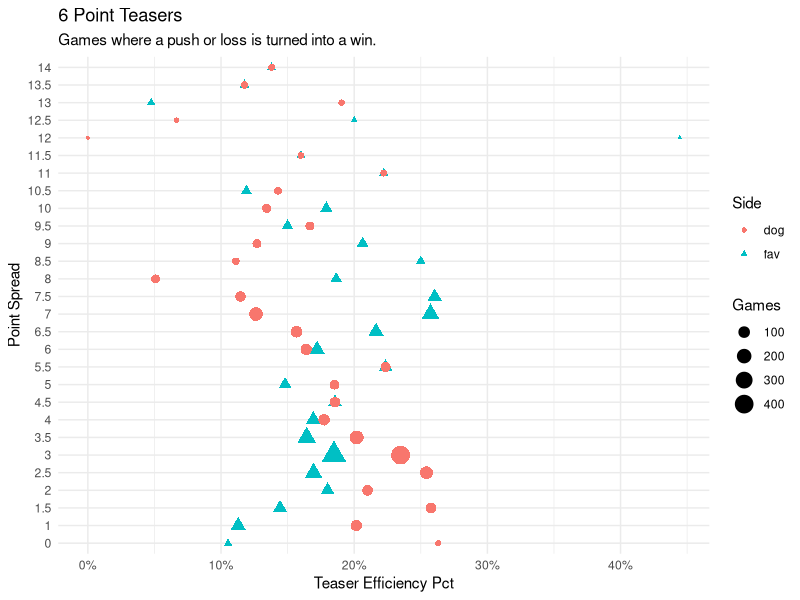

Recreate this plot in R.
library(tidyverse)
nfl_games <- read_csv('data/nfl-book.csv') %>% 
  select(seas, wk, h, v, ptsh, ptsv, sprv, ou)
nfl_games <- filter(nfl_games, seas >= 2008)

nfl <- nfl_games %>% 
  mutate(mov = ptsh - ptsv,
         home_fav = as.integer(sprv >= 0),
         road_fav = as.integer(sprv < 0),
         home_cover = as.integer(mov > sprv),
         road_cover = as.integer(mov < sprv),
         fav_cover = as.integer((home_fav + home_cover == 2) | (road_fav + road_cover == 2)),
         dog_cover = as.integer((home_fav + road_cover == 2) | (road_fav + home_cover == 2)),
         push = as.integer(mov == sprv)) %>% 
  mutate(spread_group = case_when( # category of spreads crossing 3/7/10/14
    abs(sprv) >= 0 & abs(sprv) < 3 ~ "0 to 2.5",
    abs(sprv) >= 3 & abs(sprv) < 7 ~ "3 to 6.5",
    abs(sprv) >= 7 & abs(sprv) < 10 ~ "7 to 9.5",
    abs(sprv) >= 10 & abs(sprv) < 14 ~ "10 to 13.5",
    TRUE ~ "14+"
  )) 

nfl_reshape <- nfl %>% 
  transmute(fav_team = ifelse(sprv >= 0, h, v),
            dog_team = ifelse(sprv < 0, h, v),
            favored = case_when(fav_team == h ~ 'H',
                                fav_team == v ~ 'A',
                                TRUE ~ 'E'),
            fav_score = ifelse(fav_team == h, ptsh, ptsv),
            dog_score = ifelse(fav_team == h, ptsv, ptsh),
            mov_fav = fav_score - dog_score,
            point_spread = abs(sprv),
            total = ou)

df <-  nfl_reshape %>% 
  select(favored, 
         fav_score, 
         dog_score, 
         mov=mov_fav, 
         ps=point_spread) 


get_ps_push_rates <- function(df,pt_sprd){
  df %>% 
    mutate(fav_cover = mov > ps,
           dog_cover = ps > mov,
           push = ps == mov) %>% 
    group_by(favored,ps) %>% 
    summarise(games = n(),
              fav = mean(fav_cover),
              dog = mean(dog_cover),
              push = mean(push)) %>% 
    ungroup() %>% 
    filter(ps == pt_sprd)
}

df %>%
  mutate(
    fav_cover = mov > ps,
    dog_cover = ps > mov,
    push = ps == mov
  )


get_teaser_results <- function(df, tsr_pts) {
  df %>%
    transmute(
      fav_tsr_cover = mov > (ps - tsr_pts),
      fav_tsr_push = mov == (ps - tsr_pts),
      dog_tsr_cover = (ps + tsr_pts) > mov,
      dog_tsr_push = (ps + tsr_pts) == mov
    )
}

df %>% 
  mutate(fav_cover = mov > ps,
         dog_cover = ps > mov,
         push = ps == mov) %>% 
  bind_cols(
    get_teaser_results(df,6)
  ) %>% 
  transmute(ps,
            fav_ratio = (fav_cover == FALSE | push) & fav_tsr_cover == TRUE,
            dog_ratio = (dog_cover == FALSE | push) & dog_tsr_cover == TRUE) %>% 
  group_by(ps) %>% 
  summarise(games = n(),
            fav = mean(fav_ratio),
            dog = mean(dog_ratio)) %>% 
  gather(side, pct, -ps,-games) %>% 
  filter(ps <= 14) %>% 
  ggplot(aes(factor(ps),pct,
             col=side,
             size=games,
             shape=side)) +
  geom_point() +
  coord_flip() +
  scale_y_continuous(labels = scales::percent_format(),
                     breaks = seq(0,.6,.1)) +
  labs(x='Point Spread', y = 'Teaser Efficiency Pct', 
       color='Side',shape='Side',size='Games',
       title = '6 Point Teasers',
       subtitle = 'Games where a push or loss is turned into a win.') +
  theme_minimal()




build_teaser_table <- function(tsr_pts) {
  df %>%
    mutate(
      fav_cover = mov > ps,
      dog_cover = ps > mov,
      push = ps == mov
    ) %>%
    bind_cols(get_teaser_results(df, tsr_pts)) %>%
    transmute(
      ps,
      favored,
      fav_tsr_cover,
      dog_tsr_cover,
      fav_ratio = (fav_cover == FALSE |
                     push) & fav_tsr_cover == TRUE,
      dog_ratio = (dog_cover == FALSE |
                     push) & dog_tsr_cover == TRUE
    ) %>%
    add_column(.before = 1, teaser_pts = tsr_pts)
}


teaser_pts <- c(6,6.5,7,10,13,14)
teaser_table <- map_df(teaser_pts, build_teaser_table)
